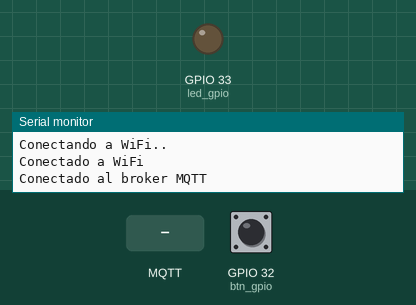
The sketch below on a simulated ESP32. Parts: output pins drawn as LEDs (lit = HIGH), the last lines printed to the serial monitor. The test bench sets the inputs (shaded band); at power-on: GPIO 32 (btn_gpio) HIGH. WiFi joins after 1.5 s; servers stay silent unless stated; no MQTT or app messages arrive unless stated.

Above: at 2.7 s.
2.8 s: MQTT message "ALARMA ENCENDIDA" arrives on the first subscribed topic
At 4.0 s:
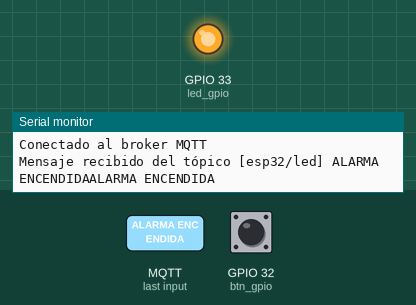
5.9 s: MQTT message "/apagar" arrives on the first subscribed topic
At 7.2 s:
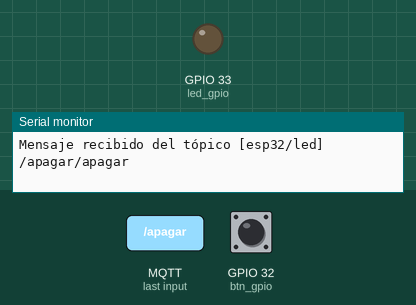
Timing chart, 0 to 8.9 s (numbered marks = the images above; inputs shaded):
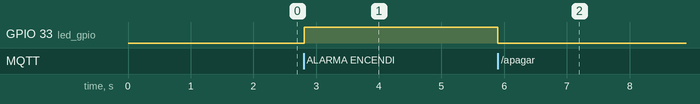

The sketch:

index.ino
```cpp
#include <WiFi.h>
#include <PubSubClient.h>

// Pin del LED
const byte led_gpio = 33;

// Pin del boton
const byte btn_gpio = 32;

int lastState = HIGH; // the previous state from the input pin
int currentState;     // the current reading from the input pin

// Nombre del cliente y tópico MQTT donde se publicarán los mensajes
const char *clientName = "ESP32";
const char *topicLed = "esp32/led";

// Credenciales de la red WiFi a la que se conectará el módulo
const char *ssid = "SSID";
const char *password = "PASSWORD";

// Dirección IP del broker MQTT
const char *mqttServer = "10.10.20.57";

WiFiClient espClient;
PubSubClient client(espClient);

void setup() {
  // Inicializa la conexión serial y espera a que se establezca la conexión
  Serial.begin(9600);

  // Configurar pin LED
  pinMode(led_gpio, OUTPUT);

  // Configurar pin del BOTON
  pinMode(btn_gpio, INPUT_PULLUP);

  // Conecta el módulo ESP32 a la red WiFi
  WiFi.begin(ssid, password);
  while (WiFi.status() != WL_CONNECTED) {
    delay(500);
    Serial.println("Conectando a WiFi..");
  }
  Serial.println("Conectado a WiFi");

  // Configura el cliente MQTT y conéctelo al broker
  client.setServer(mqttServer, 1883);
  client.setCallback(callback);
}

void loop() {
  if (!client.connected()) {
    connectMqtt();
  }
  client.loop();

  currentState = digitalRead(btn_gpio);

  if(lastState == LOW && currentState == HIGH){
    Serial.println("ALARMA ENCENDIDA");
    client.publish(topicLed, "ALARMA ENCENDIDA");

  }
  lastState = currentState;
}

void connectMqtt() {
  while (!client.connected()) {
    if (client.connect(clientName)) {
      Serial.println("Conectado al broker MQTT");
      client.subscribe(topicLed);
      client.publish(topicLed, "Conectado al topic esp32/led");
    } else {
      Serial.print("Error al conectar al broker MQTT, rc=");
      Serial.print(client.state());
      Serial.println(" Reintentando en 5 segundos");
      delay(5000);
    }
  }
}

// Función de callback para manejar mensajes recibidos del broker MQTT
void callback(char *topic, byte *payload, unsigned int length) {
  Serial.print("Mensaje recibido del tópico [");
  Serial.print(topic);
  Serial.print("] ");

  String message = "";
  for (int i = 0; i < length; i++) {
    Serial.print((char)payload[i]);
    message += (char)payload[i];
  }

  Serial.print(message);
  if (message == "ALARMA ENCENDIDA") {
    digitalWrite(led_gpio, HIGH);
  } else if (message == "/apagar") {
    digitalWrite(led_gpio, LOW);
  }

  Serial.println();
}
```

Measured:
- after the input at 2.8 s, GPIO 33 (led_gpio): LOW → HIGH at once
- after the input at 5.9 s, GPIO 33 (led_gpio): HIGH → LOW at once
